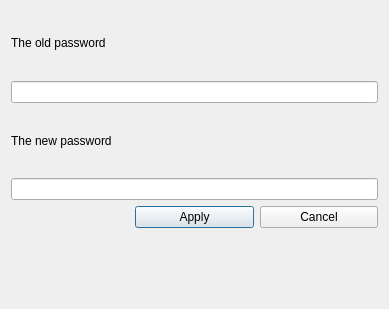
<?xml version="1.0" encoding="UTF-8"?>
<ui version="4.0">
 <class>ChangePassword</class>
 <widget class="QDialog" name="ChangePassword">
  <property name="geometry">
   <rect>
    <x>0</x>
    <y>0</y>
    <width>389</width>
    <height>309</height>
   </rect>
  </property>
  <property name="windowTitle">
   <string>Dialog</string>
  </property>
  <layout class="QGridLayout" name="gridLayout">
   <item row="0" column="0">
    <widget class="QLabel" name="OldPasswordLabel">
     <property name="text">
      <string>The old password</string>
     </property>
    </widget>
   </item>
   <item row="1" column="0" colspan="3">
    <widget class="QLineEdit" name="OldPasswordLineEdit">
     <property name="echoMode">
      <enum>QLineEdit::Password</enum>
     </property>
    </widget>
   </item>
   <item row="2" column="0">
    <widget class="QLabel" name="NewPasswordLabel">
     <property name="text">
      <string>The new password</string>
     </property>
    </widget>
   </item>
   <item row="3" column="0" colspan="3">
    <widget class="QLineEdit" name="NewPasswordLineEdit">
     <property name="echoMode">
      <enum>QLineEdit::Password</enum>
     </property>
    </widget>
   </item>
   <item row="4" column="1">
    <widget class="QPushButton" name="ApplyButton">
     <property name="text">
      <string>Apply</string>
     </property>
    </widget>
   </item>
   <item row="4" column="2">
    <widget class="QPushButton" name="CancelButton">
     <property name="text">
      <string>Cancel</string>
     </property>
    </widget>
   </item>
   <item row="5" column="0" colspan="3">
    <widget class="QLabel" name="ErrorLabel">
     <property name="text">
      <string/>
     </property>
    </widget>
   </item>
  </layout>
 </widget>
 <resources/>
 <connections/>
</ui>
